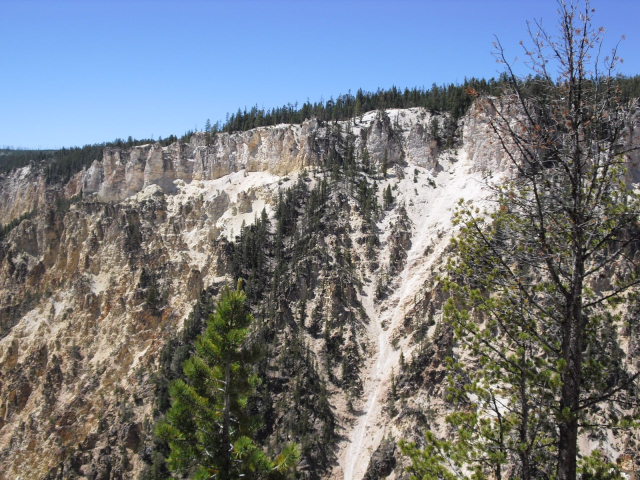
%> input picture images/im1.jpg, 1280 x 960 px (shown at 1/2 size); its folder holds 4 pictures in this run
$ octave panorr.m   (GNU Octave 9; MATLAB toolbox functions it lacks are replaced by stand-ins)
%> lines starting %> are read from the running program, lines starting %| are printed output that depends on the picture
clc;
clear all;

buildingDir = fullfile('images');
buildingScene = imageDatastore(buildingDir);


montage(buildingScene.Files);
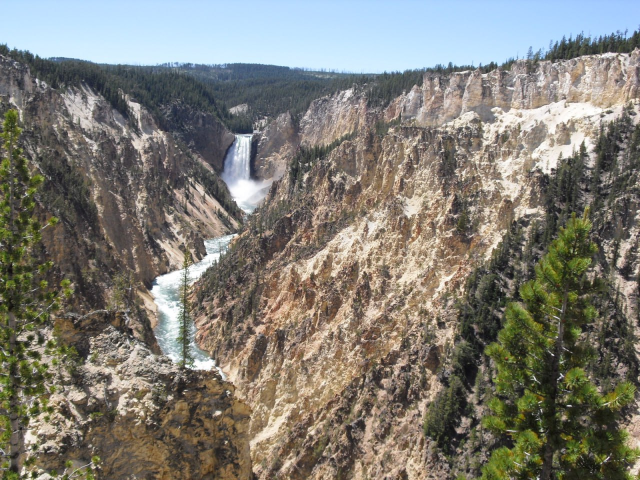
%> input picture images/im10.jpg, 1280 x 960 px (shown at 1/2 size)
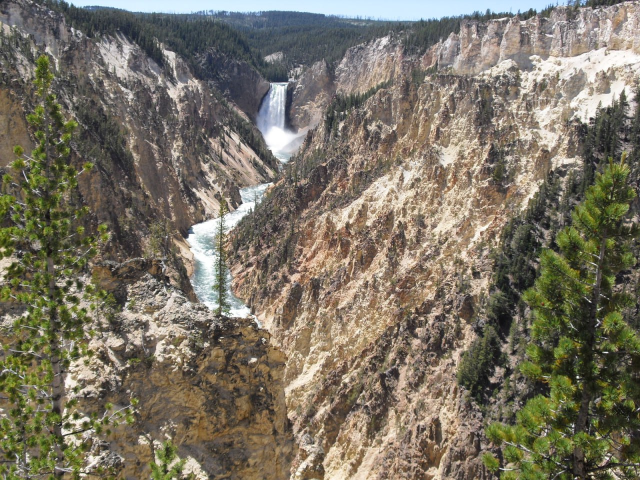
%> input picture images/im11.jpg, 1280 x 960 px (shown at 1/2 size)
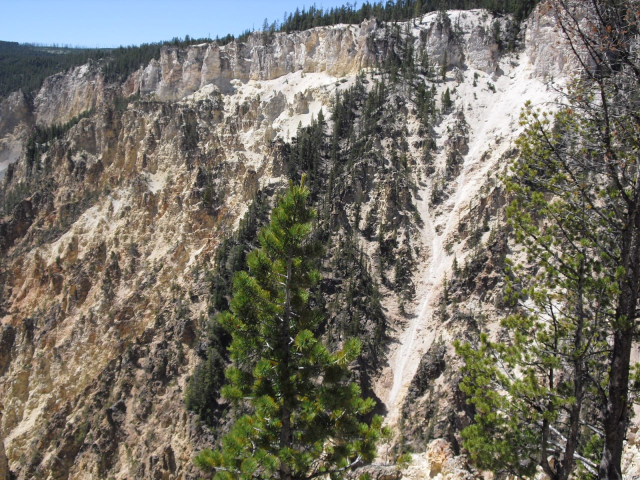
%> input picture images/im2.jpg, 1280 x 960 px (shown at 1/2 size)

I = readimage(buildingScene , 1);
%> I is the input picture: size 960x1280x3 uint8; mean R, G, B 116.6, 122.3, 129.3
disp(buildingScene);

grayImage = rgb2gray(I);
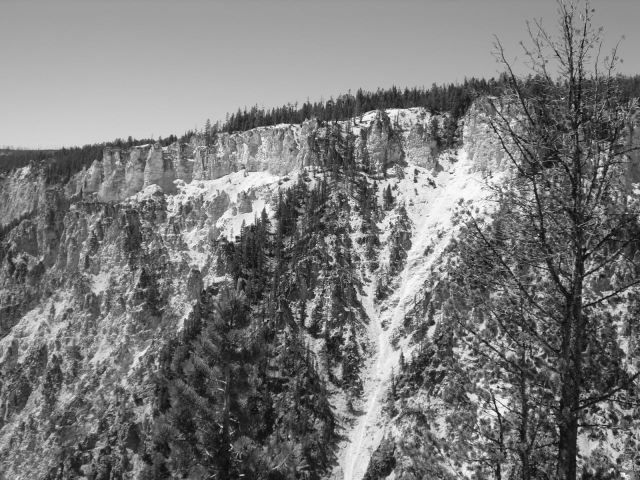
%> grayImage: size 960x1280 uint8 (shown at 1/2 size); min 0, max 255, mean 121.4
%> (the run ends here)
